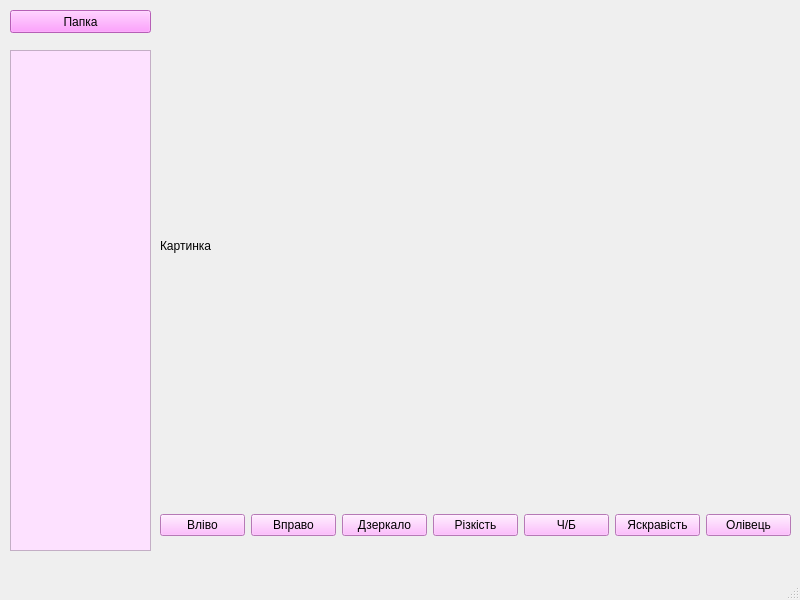
<?xml version="1.0" encoding="UTF-8"?>
<ui version="4.0">
 <class>MainWindow</class>
 <widget class="QMainWindow" name="MainWindow">
  <property name="geometry">
   <rect>
    <x>0</x>
    <y>0</y>
    <width>800</width>
    <height>600</height>
   </rect>
  </property>
  <property name="windowTitle">
   <string>Easy Editor</string>
  </property>
  <widget class="QWidget" name="centralwidget">
   <widget class="QPushButton" name="btn_dir">
    <property name="geometry">
     <rect>
      <x>10</x>
      <y>10</y>
      <width>141</width>
      <height>23</height>
     </rect>
    </property>
    <property name="styleSheet">
     <string notr="true">background-color: rgb(255, 133, 255);</string>
    </property>
    <property name="text">
     <string>Папка</string>
    </property>
   </widget>
   <widget class="QListWidget" name="lw_files">
    <property name="geometry">
     <rect>
      <x>10</x>
      <y>50</y>
      <width>141</width>
      <height>501</height>
     </rect>
    </property>
    <property name="styleSheet">
     <string notr="true">background-color: rgb(253, 225, 255);</string>
    </property>
   </widget>
   <widget class="QLabel" name="lb_image">
    <property name="geometry">
     <rect>
      <x>160</x>
      <y>50</y>
      <width>621</width>
      <height>391</height>
     </rect>
    </property>
    <property name="text">
     <string>Картинка</string>
    </property>
   </widget>
   <widget class="QWidget" name="horizontalLayoutWidget">
    <property name="geometry">
     <rect>
      <x>160</x>
      <y>490</y>
      <width>631</width>
      <height>71</height>
     </rect>
    </property>
    <layout class="QHBoxLayout" name="horizontalLayout">
     <item>
      <widget class="QPushButton" name="btn_left">
       <property name="styleSheet">
        <string notr="true">background-color: rgb(255, 170, 255);</string>
       </property>
       <property name="text">
        <string>Вліво</string>
       </property>
      </widget>
     </item>
     <item>
      <widget class="QPushButton" name="btn_right">
       <property name="styleSheet">
        <string notr="true">background-color: rgb(255, 170, 255);</string>
       </property>
       <property name="text">
        <string>Вправо</string>
       </property>
      </widget>
     </item>
     <item>
      <widget class="QPushButton" name="btn_flip">
       <property name="styleSheet">
        <string notr="true">background-color: rgb(255, 170, 255);</string>
       </property>
       <property name="text">
        <string>Дзеркало</string>
       </property>
      </widget>
     </item>
     <item>
      <widget class="QPushButton" name="btn_sharp">
       <property name="styleSheet">
        <string notr="true">background-color: rgb(255, 170, 255);</string>
       </property>
       <property name="text">
        <string>Різкість</string>
       </property>
      </widget>
     </item>
     <item>
      <widget class="QPushButton" name="btn_bw">
       <property name="styleSheet">
        <string notr="true">background-color: rgb(255, 170, 255);</string>
       </property>
       <property name="text">
        <string>Ч/Б</string>
       </property>
      </widget>
     </item>
     <item>
      <widget class="QPushButton" name="btn_2">
       <property name="styleSheet">
        <string notr="true">background-color: rgb(255, 170, 255);</string>
       </property>
       <property name="text">
        <string>Яскравість</string>
       </property>
      </widget>
     </item>
     <item>
      <widget class="QPushButton" name="btn_1">
       <property name="styleSheet">
        <string notr="true">background-color: rgb(255, 170, 255);</string>
       </property>
       <property name="text">
        <string>Олівець</string>
       </property>
      </widget>
     </item>
    </layout>
   </widget>
  </widget>
  <widget class="QMenuBar" name="menubar">
   <property name="geometry">
    <rect>
     <x>0</x>
     <y>0</y>
     <width>800</width>
     <height>18</height>
    </rect>
   </property>
  </widget>
  <widget class="QStatusBar" name="statusbar"/>
 </widget>
 <resources/>
 <connections/>
</ui>
